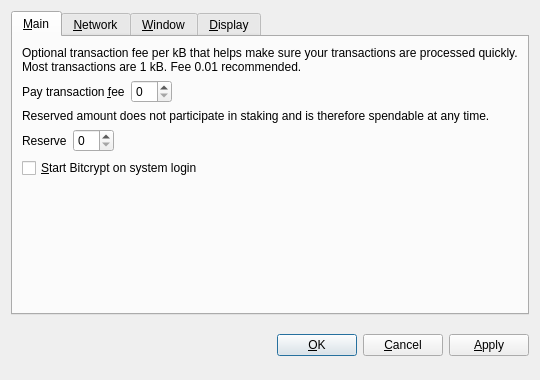
<?xml version="1.0" encoding="UTF-8"?>
<ui version="4.0">
 <class>OptionsDialog</class>
 <widget class="QDialog" name="OptionsDialog">
  <property name="geometry">
   <rect>
    <x>0</x>
    <y>0</y>
    <width>540</width>
    <height>380</height>
   </rect>
  </property>
  <property name="windowTitle">
   <string>Options</string>
  </property>
  <property name="modal">
   <bool>true</bool>
  </property>
  <layout class="QVBoxLayout" name="verticalLayout">
   <item>
    <widget class="QTabWidget" name="tabWidget">
     <property name="tabPosition">
      <enum>QTabWidget::North</enum>
     </property>
     <property name="currentIndex">
      <number>0</number>
     </property>
     <widget class="QWidget" name="tabMain">
      <attribute name="title">
       <string>&amp;Main</string>
      </attribute>
      <layout class="QVBoxLayout" name="verticalLayout_Main">
       <item>
        <widget class="QLabel" name="transactionFeeInfoLabel">
         <property name="text">
          <string>Optional transaction fee per kB that helps make sure your transactions are processed quickly. Most transactions are 1 kB. Fee 0.01 recommended.</string>
         </property>
         <property name="textFormat">
          <enum>Qt::PlainText</enum>
         </property>
         <property name="wordWrap">
          <bool>true</bool>
         </property>
        </widget>
       </item>
       <item>
        <layout class="QHBoxLayout" name="horizontalLayoutFee">
         <item>
          <widget class="QLabel" name="transactionFeeLabel">
           <property name="text">
            <string>Pay transaction &amp;fee</string>
           </property>
           <property name="textFormat">
            <enum>Qt::PlainText</enum>
           </property>
           <property name="buddy">
            <cstring>transactionFee</cstring>
           </property>
          </widget>
         </item>
         <item>
          <widget class="BitcoinAmountField" name="transactionFee"/>
         </item>
         <item>
          <spacer name="horizontalSpacerFee">
           <property name="orientation">
            <enum>Qt::Horizontal</enum>
           </property>
           <property name="sizeHint" stdset="0">
            <size>
             <width>40</width>
             <height>20</height>
            </size>
           </property>
          </spacer>
         </item>
        </layout>
       </item>
       <item>
        <widget class="QLabel" name="reserveBalanceInfoLabel">
         <property name="text">
          <string>Reserved amount does not participate in staking and is therefore spendable at any time.</string>
         </property>
         <property name="textFormat">
          <enum>Qt::PlainText</enum>
         </property>
         <property name="wordWrap">
          <bool>true</bool>
         </property>
        </widget>
       </item>
       <item>
        <layout class="QHBoxLayout" name="horizontalLayoutReserveBalance">
         <item>
          <widget class="QLabel" name="reserveBalanceLabel">
           <property name="text">
            <string>Reserve</string>
           </property>
           <property name="textFormat">
            <enum>Qt::PlainText</enum>
           </property>
           <property name="buddy">
            <cstring>reserveBalance</cstring>
           </property>
          </widget>
         </item>
         <item>
          <widget class="BitcoinAmountField" name="reserveBalance"/>
         </item>
         <item>
          <spacer name="horizontalSpacerReserveBalance">
           <property name="orientation">
            <enum>Qt::Horizontal</enum>
           </property>
           <property name="sizeHint" stdset="0">
            <size>
             <width>40</width>
             <height>20</height>
            </size>
           </property>
          </spacer>
         </item>
        </layout>
       </item>
       <item>
        <widget class="QCheckBox" name="bitcoinAtStartup">
         <property name="toolTip">
          <string>Automatically start Bitcrypt after logging in to the system.</string>
         </property>
         <property name="text">
          <string>&amp;Start Bitcrypt on system login</string>
         </property>
        </widget>
       </item>
       <item>
        <spacer name="verticalSpacer_Main">
         <property name="orientation">
          <enum>Qt::Vertical</enum>
         </property>
         <property name="sizeHint" stdset="0">
          <size>
           <width>20</width>
           <height>40</height>
          </size>
         </property>
        </spacer>
       </item>
      </layout>
     </widget>
     <widget class="QWidget" name="tabNetwork">
      <attribute name="title">
       <string>&amp;Network</string>
      </attribute>
      <layout class="QVBoxLayout" name="verticalLayout_Network">
       <item>
        <widget class="QCheckBox" name="mapPortUpnp">
         <property name="toolTip">
          <string>Automatically open the Bitcrypt client port on the router. This only works when your router supports UPnP and it is enabled.</string>
         </property>
         <property name="text">
          <string>Map port using &amp;UPnP</string>
         </property>
        </widget>
       </item>
       <item>
        <widget class="QCheckBox" name="connectSocks">
         <property name="toolTip">
          <string>Connect to the Bitcrypt network through a SOCKS proxy (e.g. when connecting through Tor).</string>
         </property>
         <property name="text">
          <string>&amp;Connect through SOCKS proxy:</string>
         </property>
        </widget>
       </item>
       <item>
        <layout class="QHBoxLayout" name="horizontalLayout_Network">
         <item>
          <widget class="QLabel" name="proxyIpLabel">
           <property name="text">
            <string>Proxy &amp;IP:</string>
           </property>
           <property name="textFormat">
            <enum>Qt::PlainText</enum>
           </property>
           <property name="buddy">
            <cstring>proxyIp</cstring>
           </property>
          </widget>
         </item>
         <item>
          <widget class="QValidatedLineEdit" name="proxyIp">
           <property name="maximumSize">
            <size>
             <width>140</width>
             <height>16777215</height>
            </size>
           </property>
           <property name="toolTip">
            <string>IP address of the proxy (e.g. 127.0.0.1)</string>
           </property>
          </widget>
         </item>
         <item>
          <widget class="QLabel" name="proxyPortLabel">
           <property name="text">
            <string>&amp;Port:</string>
           </property>
           <property name="textFormat">
            <enum>Qt::PlainText</enum>
           </property>
           <property name="buddy">
            <cstring>proxyPort</cstring>
           </property>
          </widget>
         </item>
         <item>
          <widget class="QLineEdit" name="proxyPort">
           <property name="maximumSize">
            <size>
             <width>55</width>
             <height>16777215</height>
            </size>
           </property>
           <property name="toolTip">
            <string>Port of the proxy (e.g. 9050)</string>
           </property>
          </widget>
         </item>
         <item>
          <widget class="QLabel" name="socksVersionLabel">
           <property name="text">
            <string>SOCKS &amp;Version:</string>
           </property>
           <property name="textFormat">
            <enum>Qt::PlainText</enum>
           </property>
           <property name="buddy">
            <cstring>socksVersion</cstring>
           </property>
          </widget>
         </item>
         <item>
          <widget class="QValueComboBox" name="socksVersion">
           <property name="toolTip">
            <string>SOCKS version of the proxy (e.g. 5)</string>
           </property>
          </widget>
         </item>
         <item>
          <spacer name="horizontalSpacer_Network">
           <property name="orientation">
            <enum>Qt::Horizontal</enum>
           </property>
           <property name="sizeHint" stdset="0">
            <size>
             <width>40</width>
             <height>20</height>
            </size>
           </property>
          </spacer>
         </item>
        </layout>
       </item>
       <item>
        <spacer name="verticalSpacer_Network">
         <property name="orientation">
          <enum>Qt::Vertical</enum>
         </property>
         <property name="sizeHint" stdset="0">
          <size>
           <width>20</width>
           <height>40</height>
          </size>
         </property>
        </spacer>
       </item>
      </layout>
     </widget>
     <widget class="QWidget" name="tabWindow">
      <attribute name="title">
       <string>&amp;Window</string>
      </attribute>
      <layout class="QVBoxLayout" name="verticalLayout_Window">
       <item>
        <widget class="QCheckBox" name="minimizeToTray">
         <property name="toolTip">
          <string>Show only a tray icon after minimizing the window.</string>
         </property>
         <property name="text">
          <string>&amp;Minimize to the tray instead of the taskbar</string>
         </property>
        </widget>
       </item>
       <item>
        <widget class="QCheckBox" name="minimizeOnClose">
         <property name="toolTip">
          <string>Minimize instead of exit the application when the window is closed. When this option is enabled, the application will be closed only after selecting Quit in the menu.</string>
         </property>
         <property name="text">
          <string>M&amp;inimize on close</string>
         </property>
        </widget>
       </item>
       <item>
        <spacer name="verticalSpacer_Window">
         <property name="orientation">
          <enum>Qt::Vertical</enum>
         </property>
         <property name="sizeHint" stdset="0">
          <size>
           <width>20</width>
           <height>40</height>
          </size>
         </property>
        </spacer>
       </item>
      </layout>
     </widget>
     <widget class="QWidget" name="tabDisplay">
      <attribute name="title">
       <string>&amp;Display</string>
      </attribute>
      <layout class="QVBoxLayout" name="verticalLayout_Display">
       <item>
        <layout class="QHBoxLayout" name="horizontalLayout_1_Display">
         <item>
          <widget class="QLabel" name="langLabel">
           <property name="text">
            <string>User Interface &amp;language:</string>
           </property>
           <property name="textFormat">
            <enum>Qt::PlainText</enum>
           </property>
           <property name="buddy">
            <cstring>lang</cstring>
           </property>
          </widget>
         </item>
         <item>
          <widget class="QValueComboBox" name="lang">
           <property name="toolTip">
            <string>The user interface language can be set here. This setting will take effect after restarting Bitcrypt.</string>
           </property>
          </widget>
         </item>
        </layout>
       </item>
       <item>
        <layout class="QHBoxLayout" name="horizontalLayout_2_Display">
         <item>
          <widget class="QLabel" name="unitLabel">
           <property name="text">
            <string>&amp;Unit to show amounts in:</string>
           </property>
           <property name="textFormat">
            <enum>Qt::PlainText</enum>
           </property>
           <property name="buddy">
            <cstring>unit</cstring>
           </property>
          </widget>
         </item>
         <item>
          <widget class="QValueComboBox" name="unit">
           <property name="toolTip">
            <string>Choose the default subdivision unit to show in the interface and when sending coins.</string>
           </property>
          </widget>
         </item>
        </layout>
       </item>
       <item>
        <widget class="QCheckBox" name="displayAddresses">
         <property name="toolTip">
          <string>Whether to show Bitcrypt addresses in the transaction list or not.</string>
         </property>
         <property name="text">
          <string>&amp;Display addresses in transaction list</string>
         </property>
        </widget>
       </item>
       <item>
        <widget class="QCheckBox" name="coinControlFeatures">
         <property name="toolTip">
          <string>Whether to show coin control features or not.</string>
         </property>
         <property name="text">
          <string>Display coin &amp;control features (experts only!)</string>
         </property>
        </widget>
       </item>
       <item>
        <spacer name="verticalSpacer_Display">
         <property name="orientation">
          <enum>Qt::Vertical</enum>
         </property>
         <property name="sizeHint" stdset="0">
          <size>
           <width>20</width>
           <height>40</height>
          </size>
         </property>
        </spacer>
       </item>
      </layout>
     </widget>
    </widget>
   </item>
   <item>
    <layout class="QHBoxLayout" name="horizontalLayout_Buttons">
     <item>
      <spacer name="horizontalSpacer_1">
       <property name="orientation">
        <enum>Qt::Horizontal</enum>
       </property>
       <property name="sizeHint" stdset="0">
        <size>
         <width>40</width>
         <height>48</height>
        </size>
       </property>
      </spacer>
     </item>
     <item>
      <widget class="QLabel" name="statusLabel">
       <property name="font">
        <font>
         <weight>75</weight>
         <bold>true</bold>
        </font>
       </property>
       <property name="text">
        <string/>
       </property>
       <property name="textFormat">
        <enum>Qt::PlainText</enum>
       </property>
       <property name="wordWrap">
        <bool>true</bool>
       </property>
      </widget>
     </item>
     <item>
      <spacer name="horizontalSpacer_2">
       <property name="orientation">
        <enum>Qt::Horizontal</enum>
       </property>
       <property name="sizeHint" stdset="0">
        <size>
         <width>40</width>
         <height>48</height>
        </size>
       </property>
      </spacer>
     </item>
     <item>
      <widget class="QPushButton" name="okButton">
       <property name="text">
        <string>&amp;OK</string>
       </property>
      </widget>
     </item>
     <item>
      <widget class="QPushButton" name="cancelButton">
       <property name="text">
        <string>&amp;Cancel</string>
       </property>
       <property name="autoDefault">
        <bool>false</bool>
       </property>
      </widget>
     </item>
     <item>
      <widget class="QPushButton" name="applyButton">
       <property name="text">
        <string>&amp;Apply</string>
       </property>
       <property name="autoDefault">
        <bool>false</bool>
       </property>
      </widget>
     </item>
    </layout>
   </item>
  </layout>
 </widget>
 <customwidgets>
  <customwidget>
   <class>BitcoinAmountField</class>
   <extends>QSpinBox</extends>
   <header>bitcoinamountfield.h</header>
  </customwidget>
  <customwidget>
   <class>QValueComboBox</class>
   <extends>QComboBox</extends>
   <header>qvaluecombobox.h</header>
  </customwidget>
  <customwidget>
   <class>QValidatedLineEdit</class>
   <extends>QLineEdit</extends>
   <header>qvalidatedlineedit.h</header>
  </customwidget>
 </customwidgets>
 <resources/>
 <connections/>
</ui>
